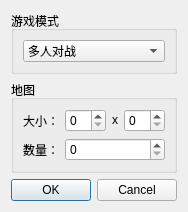
<?xml version="1.0" encoding="UTF-8"?>
<ui version="4.0">
 <class>Dialog</class>
 <widget class="QDialog" name="Dialog">
  <property name="geometry">
   <rect>
    <x>0</x>
    <y>0</y>
    <width>174</width>
    <height>194</height>
   </rect>
  </property>
  <property name="windowTitle">
   <string>Dialog</string>
  </property>
  <layout class="QVBoxLayout" name="verticalLayout_2">
   <item>
    <widget class="QGroupBox" name="groupBox_2">
     <property name="title">
      <string>游戏模式</string>
     </property>
     <layout class="QVBoxLayout" name="verticalLayout">
      <item>
       <widget class="QComboBox" name="comboBox">
        <item>
         <property name="text">
          <string>多人对战</string>
         </property>
        </item>
        <item>
         <property name="text">
          <string>多人联机</string>
         </property>
        </item>
       </widget>
      </item>
     </layout>
    </widget>
   </item>
   <item>
    <widget class="QGroupBox" name="groupBox">
     <property name="title">
      <string>地图</string>
     </property>
     <layout class="QGridLayout" name="gridLayout">
      <item row="1" column="0">
       <widget class="QLabel" name="label">
        <property name="text">
         <string>大小：</string>
        </property>
       </widget>
      </item>
      <item row="2" column="0">
       <widget class="QLabel" name="label_3">
        <property name="text">
         <string>数量：</string>
        </property>
       </widget>
      </item>
      <item row="2" column="1" colspan="3">
       <widget class="QSpinBox" name="spinBox_3"/>
      </item>
      <item row="1" column="1">
       <widget class="QSpinBox" name="spinBox"/>
      </item>
      <item row="1" column="2">
       <widget class="QLabel" name="label_2">
        <property name="text">
         <string>&lt;html&gt;&lt;head/&gt;&lt;body&gt;&lt;p align=&quot;center&quot;&gt;x&lt;/p&gt;&lt;/body&gt;&lt;/html&gt;</string>
        </property>
       </widget>
      </item>
      <item row="1" column="3">
       <widget class="QSpinBox" name="spinBox_2"/>
      </item>
     </layout>
    </widget>
   </item>
   <item>
    <widget class="QDialogButtonBox" name="buttonBox">
     <property name="orientation">
      <enum>Qt::Horizontal</enum>
     </property>
     <property name="standardButtons">
      <set>QDialogButtonBox::Cancel|QDialogButtonBox::Ok</set>
     </property>
    </widget>
   </item>
  </layout>
 </widget>
 <resources/>
 <connections>
  <connection>
   <sender>buttonBox</sender>
   <signal>accepted()</signal>
   <receiver>Dialog</receiver>
   <slot>accept()</slot>
   <hints>
    <hint type="sourcelabel">
     <x>248</x>
     <y>254</y>
    </hint>
    <hint type="destinationlabel">
     <x>157</x>
     <y>274</y>
    </hint>
   </hints>
  </connection>
  <connection>
   <sender>buttonBox</sender>
   <signal>rejected()</signal>
   <receiver>Dialog</receiver>
   <slot>reject()</slot>
   <hints>
    <hint type="sourcelabel">
     <x>316</x>
     <y>260</y>
    </hint>
    <hint type="destinationlabel">
     <x>286</x>
     <y>274</y>
    </hint>
   </hints>
  </connection>
 </connections>
</ui>
